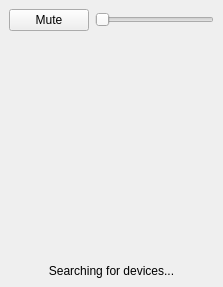
<?xml version="1.0" encoding="UTF-8"?>
<ui version="4.0">
 <class>MainWindow</class>
 <widget class="QMainWindow" name="MainWindow">
  <property name="geometry">
   <rect>
    <x>0</x>
    <y>0</y>
    <width>223</width>
    <height>287</height>
   </rect>
  </property>
  <property name="windowTitle">
   <string>MainWindow</string>
  </property>
  <property name="windowOpacity">
   <double>1.000000000000000</double>
  </property>
  <property name="documentMode">
   <bool>true</bool>
  </property>
  <widget class="QWidget" name="centralwidget">
   <layout class="QVBoxLayout" name="verticalLayout">
    <item>
     <layout class="QHBoxLayout" name="horizontalLayout">
      <item>
       <widget class="QPushButton" name="btnMute">
        <property name="focusPolicy">
         <enum>Qt::NoFocus</enum>
        </property>
        <property name="text">
         <string>Mute</string>
        </property>
        <property name="checkable">
         <bool>true</bool>
        </property>
       </widget>
      </item>
      <item>
       <widget class="QSlider" name="sliderVolume">
        <property name="focusPolicy">
         <enum>Qt::NoFocus</enum>
        </property>
        <property name="orientation">
         <enum>Qt::Horizontal</enum>
        </property>
       </widget>
      </item>
     </layout>
    </item>
    <item>
     <widget class="IncrementalDial" name="dialVolume" native="true">
      <property name="sizePolicy">
       <sizepolicy hsizetype="Expanding" vsizetype="Expanding">
        <horstretch>0</horstretch>
        <verstretch>0</verstretch>
       </sizepolicy>
      </property>
      <property name="minimumSize">
       <size>
        <width>150</width>
        <height>150</height>
       </size>
      </property>
      <property name="focusPolicy">
       <enum>Qt::NoFocus</enum>
      </property>
     </widget>
    </item>
    <item>
     <widget class="QLabel" name="lblConnection">
      <property name="text">
       <string>Searching for devices...</string>
      </property>
      <property name="alignment">
       <set>Qt::AlignCenter</set>
      </property>
     </widget>
    </item>
   </layout>
  </widget>
 </widget>
 <customwidgets>
  <customwidget>
   <class>IncrementalDial</class>
   <extends>QWidget</extends>
   <header>incrementaldial.h</header>
   <container>1</container>
  </customwidget>
 </customwidgets>
 <resources/>
 <connections/>
</ui>
